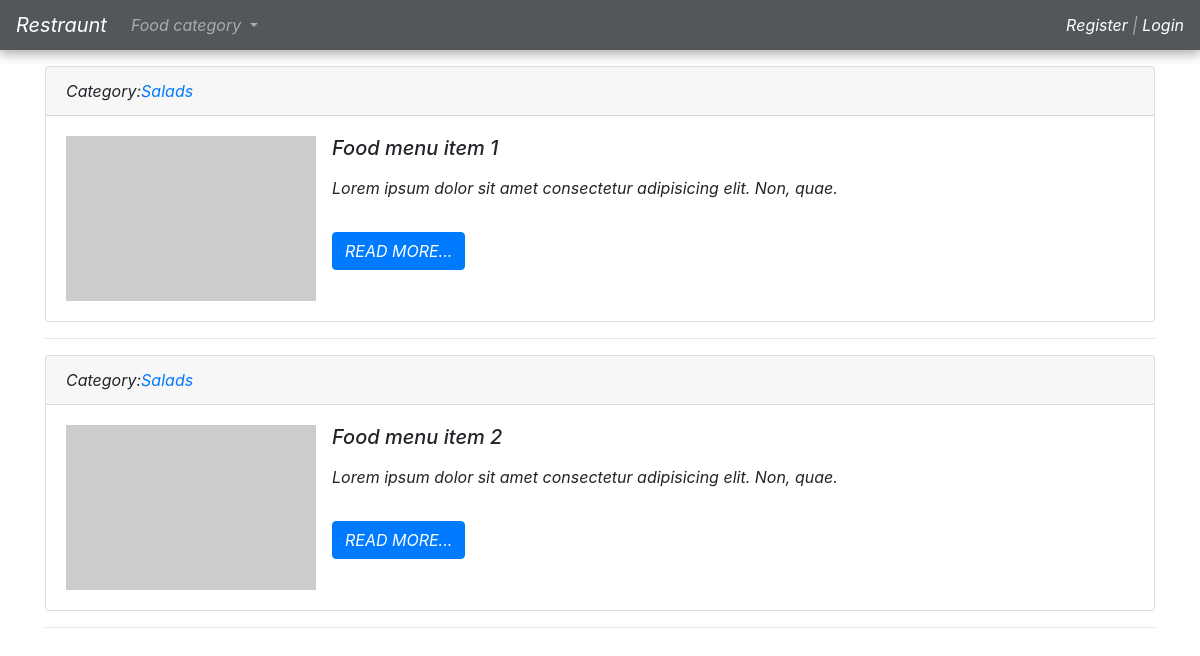
Page /cat/1/ on the committed database.
### land/models.py (models this page shows, shortened)
class Lands(models.Model):
    title = models.CharField(max_length=150, verbose_name='Title')
    content = models.TextField(blank=True, verbose_name="Info")
    photo = models.ImageField(upload_to='photos/&Y/%m/&d/', verbose_name='Photo',blank=True)
    category = models.ForeignKey('Category',on_delete=models.PROTECT, null=True, blank=True )
    class Meta(object):
        verbose_name = "Food menu "
        verbose_name_plural= "Foods menu"

class Category(models.Model):
    title = models.CharField(max_length=150, db_index=True, verbose_name="Food category")
    def __str__(self):
        return self.title
    class Meta(object):
        verbose_name = "Food category "
        verbose_name_plural= "Foods categories"

### land/views.py (the view)
# urls.py: path('cat/<int:category_id>/' ,views.get_category, name='category'),
def get_category(request,category_id):
    menu = Lands.objects.filter(category_id=category_id)
    categories = Category.objects.all()
    category = Category.objects.get(pk=category_id)
    context = {
    'menu':menu,
    'categories': categories,
    'category':category,
    'title':'Restraunt',
    }
    return render(request,'land/category.html',context=context)

### land/templates/land/category.html (shortened to what this page needs)
{% load static %}
<!DOCTYPE html>
<html lang="en" dir="ltr">
  <head>
    <link rel="stylesheet" href="{% static 'land/style.css' %}"/>
    <link rel="stylesheet" href="https://cdn.jsdelivr.net/npm/bootstrap@4.0.0/dist/css/bootstrap.min.css">
  </head>
  <body>
    {% include "inc/_nav.html"%}
<div class="container mt-3">
  <div class="row">
    <div class="col-md-12">
      {% for item in menu %}
      <div class="card mb-3">
        <div class="card-header">
            Category:<a href="">{{ item.category}}</a>
        </div>
        <div class="card-body">
          <div class="media">
              {% if item.photo %}
                  <img src="{{ item.photo.url }}" alt="" width="250" class="mr-3" >
              {% else %}
                  <img src="https://picsum.photos/536/354"alt="" width="250" class="mr-3">
              {% endif %}
            <div class="media-body">
              <h5 class="card-title">{{ item.title }}</h5>
              {% autoescape off %}
              <p class="card-text">{{ item.content|safe|linebreaks|truncatewords:50 }}</p>
              {% endautoescape %}
              <a href="{% url 'detail' item.pk %}" class="btn btn-primary">Read more...</a>
                </div>
              </div>
            </div>
          </div>
          <hr>
          {% endfor %}
        </div>
  </body>
</html>

### static/land/style.css (style rules this page uses)
*, *::after, *::before { box-sizing: border-box; padding: 0; margin: 0; }
body { font: italic 2em "Fira Sans", serif; }
.container { max-width: 1200px; width: 90%; margin: auto; }
.btn { display: inline-block; padding: 0.5em 1.5em; text-decoration: none; border-radius: 50px; cursor: pointer; outline: none; margin-top: 1em; text-transform: uppercase; font-weight: small; }
.btn-primary { align-items: center; color: #fff; background: #16a083; }

### rows in the picture
Lands: category "Salads", title "Food menu item 1", content "Lorem ipsum dolor sit amet consectetur adipisicing elit. Non, quae."
Lands: category "Salads", title "Food menu item 2", content "Lorem ipsum dolor sit amet consectetur adipisicing elit. Non, quae."

### other values in the picture
{{ title }} "Restraunt"
